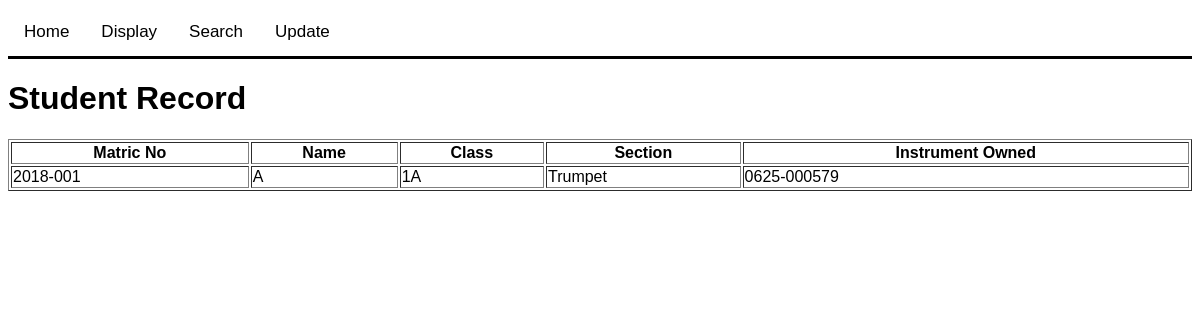
Page /display_student/ on the committed database.
### tables this page shows
CREATE TABLE "Student" (
	"MatricNo"	TEXT,
	"Name"	TEXT NOT NULL,
	"Class"	TEXT NOT NULL,
	"Section"	TEXT,
	"InBand"	TEXT NOT NULL DEFAULT "Yes" CHECK("InBand" = "Yes" OR "InBand" = "No"),
	PRIMARY KEY("MatricNo")
);

CREATE TABLE "Instrument" (
	"AssetID"	TEXT NOT NULL,
	"InstruSN"	TEXT,
	"Section"	TEXT NOT NULL,
	"Model"	TEXT NOT NULL,
	"Value"	REAL,
	"Remarks"	TEXT,
	"Status"	TEXT NOT NULL DEFAULT 'Normal' CHECK("Status" = "Normal" OR "Status" = "Loaned" OR "Status" = "Condemned"),
	PRIMARY KEY("AssetID")
);

### app.py (the view)
@app.route("/display_student/")
def display_student():
    query = """
    SELECT Student.MatricNo, Student.Name, Student.Class, Student.Section, Instrument.AssetID
    FROM Student, Instrument, StudentInstrument
    WHERE Student.MatricNo = StudentInstrument.MatricNo
    AND Instrument.AssetID = StudentInstrument.AssetID
    AND Student.InBand = 'Yes'
    ORDER BY Student.MatricNo
    """
    db = sqlite3.connect("band.db")
    cursor = db.execute(query)
    student_data = cursor.fetchall()
    cursor.close()
    db.close()
    return render_template("display/display_student.html", student_data=student_data)

### templates/display/display_student.html (shortened to what this page needs)
<!DOCTYPE html>
<html>
    <head>
    </head>
    <body>
        {% extends "base.html" %}
        {% block content %}
        <h1>Student Record</h1>
        <table border="1", width="100%">
            <tr>
                <th>Matric No</th>
                <th>Name</th>
                <th>Class</th>
                <th>Section</th>
                <th>Instrument Owned</th>
            </tr>
            {% for record in student_data %}
            <tr>
                <td>{{record[0]}}</td>
                <td>{{record[1]}}</td>
                <td>{{record[2]}}</td>
                <td>{{record[3]}}</td>
                <td>{{record[4]}}</td>
            </tr>
            {% endfor %}
        </table>
        {% endblock %}

### templates/base.html (style rules this page uses)
body { font-family:Arial; }

### rows in the picture
Student: MatricNo "2018-001", Name "A", Class "1A", Section "Trumpet", AssetID "0625-000579"
